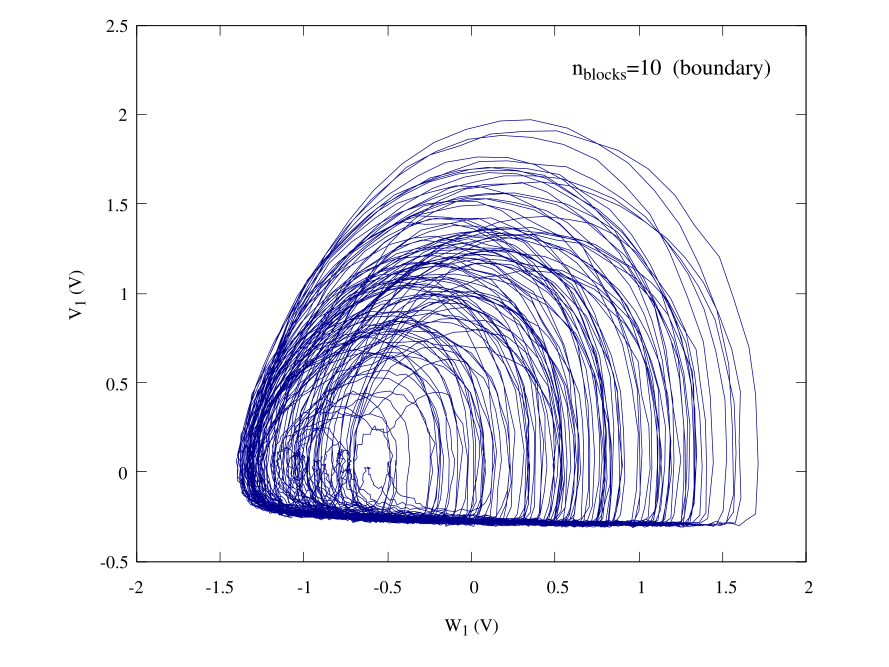

Write gnuplot code to recreate this figure.
set terminal qt persist
set termoption font "Times,10"
set border lw 0.5

set label at graph 0.65,0.925 "n_{blocks}=10  (boundary)" font ",12"
set xlabel "W_1 (V)"
set ylabel "V_1 (V)"
set size ratio 0.8
set xrange [-2:2]
set yrange [-0.5:2.5]
plot "10_blocks_avg.dat" u 3:2 every ::0::10000 w l notitle lc "dark-blue" lw 0.5
